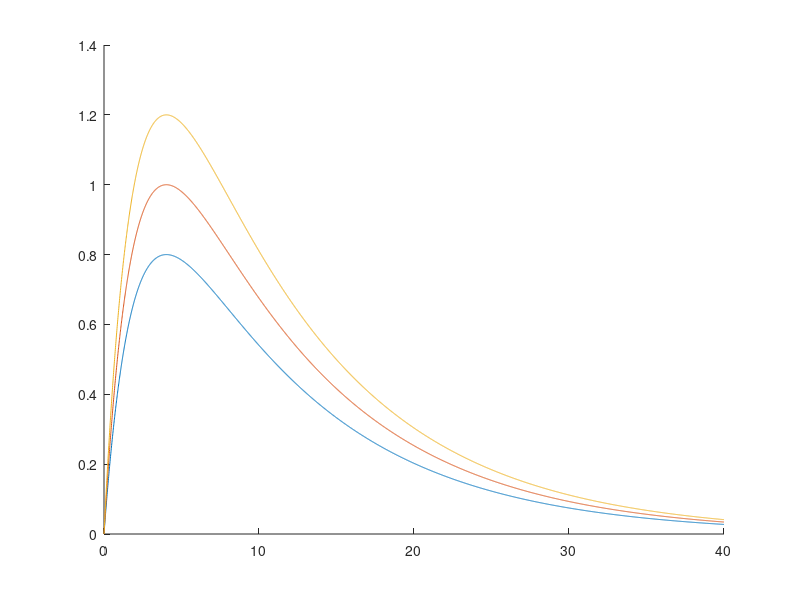

Write the MATLAB code that produced this figure. (Note: this script raises an error after producing the figure.)
clear; close all; clc

R = 1;
tm = 10;
ts = 2;
urest = 0;
uth = 1;

r = ts/tm;

tpeak = tm*ts/(ts-tm)*log(ts/tm);
Icrit = (uth-urest)/R * r^(1/(r-1));

I0s = [0.8 1 1.2]*Icrit;
t = linspace(0,40,4001);

peaks = zeros(1,3);

figure
hold on
for k = 1:3
    I0 = I0s(k);
    f = @(t,u) (-(u-urest) + R*I0*exp(-t/ts))/tm;
    [T,U] = ode45(f,t,urest);
    peaks(k) = max(U);
    plot(T,U)
end
yline(uth,'--')
xlabel('t (ms)')
ylabel('u (mV)')
legend('Below','At','Above','Threshold')
hold off

fprintf('t_peak = %.4f ms\n',tpeak)
fprintf('I_0^crit = %.4f mA\n\n',Icrit)

fprintf('I_0 (mA)       Peak u (mV)\n')
for k = 1:3
    fprintf('%.4f       %.4f\n',I0s(k),peaks(k))
end

% Icrit versus tau_s
ts_vals = logspace(log10(0.5),log10(100),500);
r = ts_vals/tm;

x = log(r)./(r-1);
x(abs(r-1) < 1e-8) = 1;

Icrit_vals = (uth-urest)/R .* exp(x);

figure
loglog(ts_vals,Icrit_vals)
xlabel('\tau_s (ms)')
ylabel('I_0^{crit} (mA)')
grid on

% Written answer:
% (c)
% as ts -> 0, Icrit -> inf
% as ts -> inf, Icrit -> (uth - urest)/R
